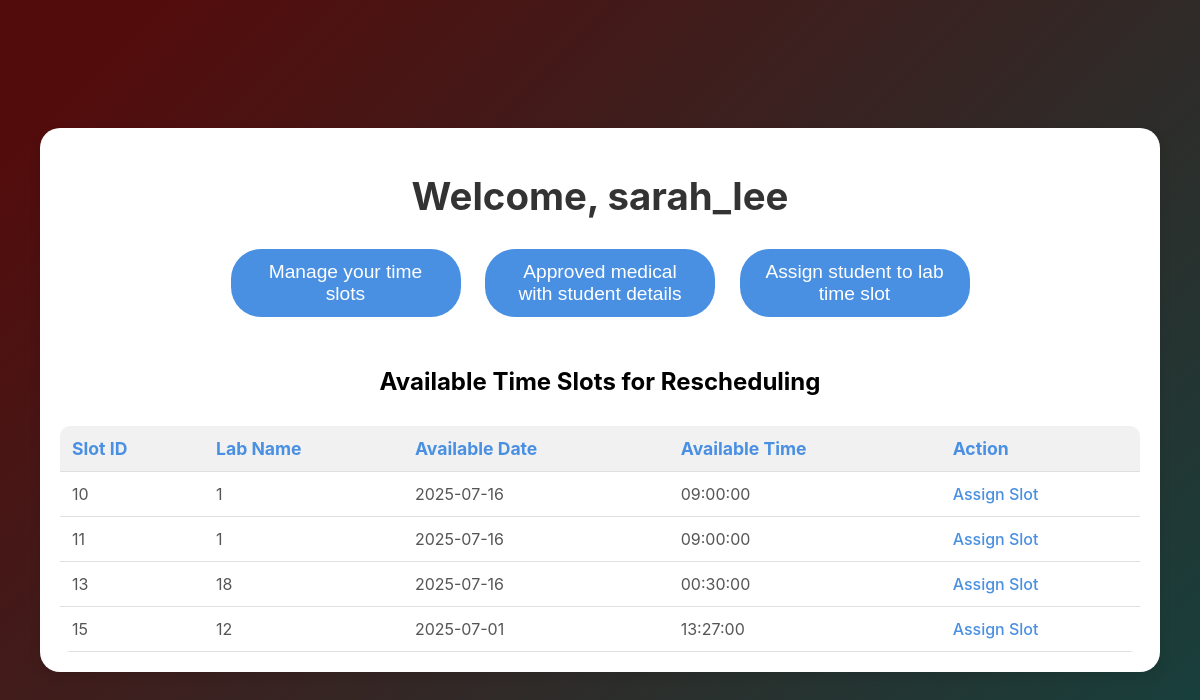
Screenshot of /instructor_dashboard.php (signed in) with the database file from the repository.
### tables this page shows
CREATE TABLE `time_slots` (
  `slot_id` int(11) NOT NULL,
  `instructor_id` int(11) NOT NULL,
  `lab_id` int(11) NOT NULL,
  `available_date` date NOT NULL,
  `available_time` time NOT NULL,
  `is_booked` tinyint(1) DEFAULT 0
);

### instructor_dashboard.php (the view, shortened to what this page needs)
<?php
include('db_connection.php');
?>
<!DOCTYPE html>
<html lang="en">
<head>
</head>
<body>
<div class="container">
    <h1>Welcome, <?php echo $_SESSION['username']; ?></h1>
    <div class="buttons">
        <button onclick="location.href='manage_slots.php'">Manage your time slots</button>
        <button onclick="location.href='approved_medicals.php'">Approved medical with student details</button>
        <button onclick="location.href='assign_student_slot.php'">Assign student to lab time slot</button>
    </div>
    <section id="time-slots">
        <h2>Available Time Slots for Rescheduling</h2>
        <table>
            <thead>
                <tr>
                    <th>Slot ID</th>
                    <th>Lab Name</th>
                    <th>Available Date</th>
                    <th>Available Time</th>
                    <th>Action</th>
                </tr>
            </thead>
            <tbody>
                <?php
                $sql = "SELECT * FROM time_slots WHERE is_booked = 0";
                $result = $conn->query($sql);
                if ($result->num_rows > 0) {
                    while ($row = $result->fetch_assoc()) {
                        echo "<tr>
                                <td>{$row['slot_id']}</td>
                                <td>{$row['lab_id']}</td>
                                <td>{$row['available_date']}</td>
                                <td>{$row['available_time']}</td>
                                <td><a href='assign_slot.php?slot_id={$row['slot_id']}'>Assign Slot</a></td>
                              </tr>";
                    }
                } else {
                    echo "<tr><td colspan='5'>No available time slots found.</td></tr>";
                }
                ?>
            </tbody>
        </table>
    </section>
</div>
</body>
</html>

### instructor_dashboard.php (style rules this page uses)
body { margin: 0; font-family: -apple-system, BlinkMacSystemFont, sans-serif; overflow: auto; background: linear-gradient(315deg, rgba(101,0,94,1) 3%, rgb(39, 100, 161) 38%, rgb(2, 82, 77) 68%, rgb(83, 12, 12) 98%); animation: gradient 15s ease infinite; background-size: 400% 400%; background-attachment: fixed; display: flex; justify-content: center; align-items: center; height: 100vh; text-align: center; }
.container { background-color: white; width: 90%; max-width: 1100px; padding: 20px; border-radius: 20px; box-shadow: 0 4px 12px rgba(0, 0, 0, 0.1); text-align: center; }
h1 { font-size: 2.4rem; color: #333; margin-bottom: 20px; }
.buttons { margin-top: 20px; }
button { padding: 12px 24px; font-size: 1.2rem; margin: 10px; background-color: #4A90E2; color: white; border: none; border-radius: 30px; cursor: pointer; transition: background-color 0.3s ease; width: 230px; }
table { width: 100%; margin-top: 30px; border-collapse: collapse; text-align: left; border-radius: 10px; overflow: hidden; }
table th, table td { padding: 12px; border-bottom: 1px solid #e0e0e0; }
table th { background-color: #f1f1f1; color: #4A90E2; font-size: 1.1rem; }
table td { background-color: #fff; color: #555; font-size: 1rem; }
table a { color: #4A90E2; text-decoration: none; font-weight: 500; transition: color 0.3s ease; }
section { margin-top: 40px; }

### rows the page displays
time_slots: slot_id "10", lab "1", available_date "2025-07-16", available_time "09:00:00"
time_slots: slot_id "11", lab "1", available_date "2025-07-16", available_time "09:00:00"
time_slots: slot_id "13", lab "18", available_date "2025-07-16", available_time "00:30:00"
time_slots: slot_id "15", lab "12", available_date "2025-07-01", available_time "13:27:00"

### other values shown
$_SESSION['username'] "sarah_lee"
